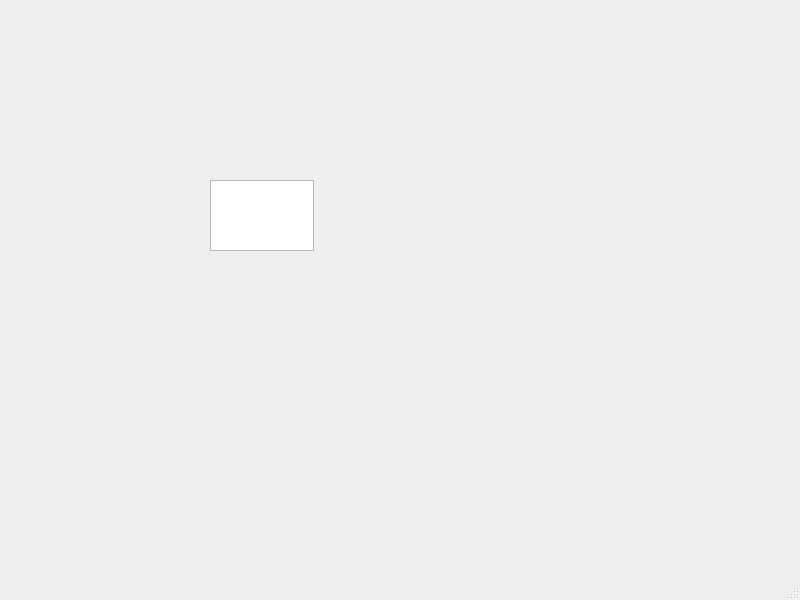
<?xml version="1.0" encoding="UTF-8"?>
<ui version="4.0">
 <class>MainWindow</class>
 <widget class="QMainWindow" name="MainWindow">
  <property name="geometry">
   <rect>
    <x>0</x>
    <y>0</y>
    <width>800</width>
    <height>600</height>
   </rect>
  </property>
  <property name="windowTitle">
   <string>MainWindow</string>
  </property>
  <widget class="QWidget" name="centralwidget">
   <widget class="QPlainTextEdit" name="plainTextEdit">
    <property name="geometry">
     <rect>
      <x>210</x>
      <y>180</y>
      <width>104</width>
      <height>71</height>
     </rect>
    </property>
    <property name="palette">
     <palette>
      <active>
       <colorrole role="Text">
        <brush brushstyle="SolidPattern">
         <color alpha="255">
          <red>0</red>
          <green>255</green>
          <blue>0</blue>
         </color>
        </brush>
       </colorrole>
       <colorrole role="PlaceholderText">
        <brush brushstyle="SolidPattern">
         <color alpha="128">
          <red>0</red>
          <green>255</green>
          <blue>0</blue>
         </color>
        </brush>
       </colorrole>
      </active>
      <inactive>
       <colorrole role="Text">
        <brush brushstyle="SolidPattern">
         <color alpha="255">
          <red>0</red>
          <green>255</green>
          <blue>0</blue>
         </color>
        </brush>
       </colorrole>
       <colorrole role="PlaceholderText">
        <brush brushstyle="SolidPattern">
         <color alpha="128">
          <red>0</red>
          <green>255</green>
          <blue>0</blue>
         </color>
        </brush>
       </colorrole>
      </inactive>
      <disabled>
       <colorrole role="Text">
        <brush brushstyle="SolidPattern">
         <color alpha="255">
          <red>120</red>
          <green>120</green>
          <blue>120</blue>
         </color>
        </brush>
       </colorrole>
       <colorrole role="PlaceholderText">
        <brush brushstyle="SolidPattern">
         <color alpha="128">
          <red>0</red>
          <green>0</green>
          <blue>0</blue>
         </color>
        </brush>
       </colorrole>
      </disabled>
     </palette>
    </property>
   </widget>
  </widget>
  <widget class="QMenuBar" name="menubar">
   <property name="geometry">
    <rect>
     <x>0</x>
     <y>0</y>
     <width>800</width>
     <height>23</height>
    </rect>
   </property>
  </widget>
  <widget class="QStatusBar" name="statusbar"/>
 </widget>
 <resources/>
 <connections/>
</ui>
